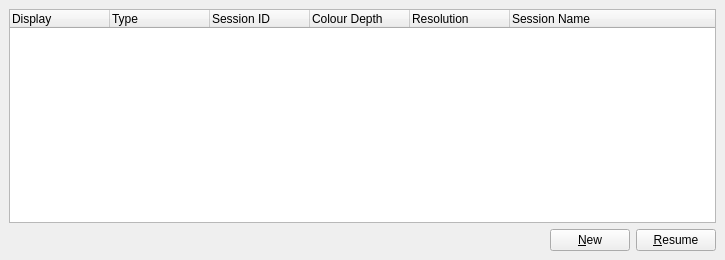
<ui version="4.0" >
 <class>NxSessions</class>
 <widget class="QWidget" name="NxSessions" >
  <property name="geometry" >
   <rect>
    <x>0</x>
    <y>0</y>
    <width>725</width>
    <height>260</height>
   </rect>
  </property>
  <layout class="QVBoxLayout" >
   <property name="margin" >
    <number>9</number>
   </property>
   <property name="spacing" >
    <number>6</number>
   </property>
   <item>
    <widget class="QTreeWidget" name="sessionsList" >
     <column>
      <property name="text" >
       <string>Display</string>
      </property>
     </column>
     <column>
      <property name="text" >
       <string>Type</string>
      </property>
     </column>
     <column>
      <property name="text" >
       <string>Session ID</string>
      </property>
     </column>
     <column>
      <property name="text" >
       <string>Colour Depth</string>
      </property>
     </column>
     <column>
      <property name="text" >
       <string>Resolution</string>
      </property>
     </column>
     <column>
      <property name="text" >
       <string>Session Name</string>
      </property>
     </column>
    </widget>
   </item>
   <item>
    <layout class="QHBoxLayout" >
     <property name="margin" >
      <number>0</number>
     </property>
     <property name="spacing" >
      <number>6</number>
     </property>
     <item>
      <spacer>
       <property name="orientation" >
        <enum>Qt::Horizontal</enum>
       </property>
       <property name="sizeHint" >
        <size>
         <width>40</width>
         <height>20</height>
        </size>
       </property>
      </spacer>
     </item>
     <item>
      <widget class="QPushButton" name="buttonNew" >
       <property name="text" >
        <string>&amp;New</string>
       </property>
      </widget>
     </item>
     <item>
      <widget class="QPushButton" name="buttonResume" >
       <property name="text" >
        <string>&amp;Resume</string>
       </property>
      </widget>
     </item>
    </layout>
   </item>
  </layout>
 </widget>
 <resources/>
 <connections/>
</ui>
